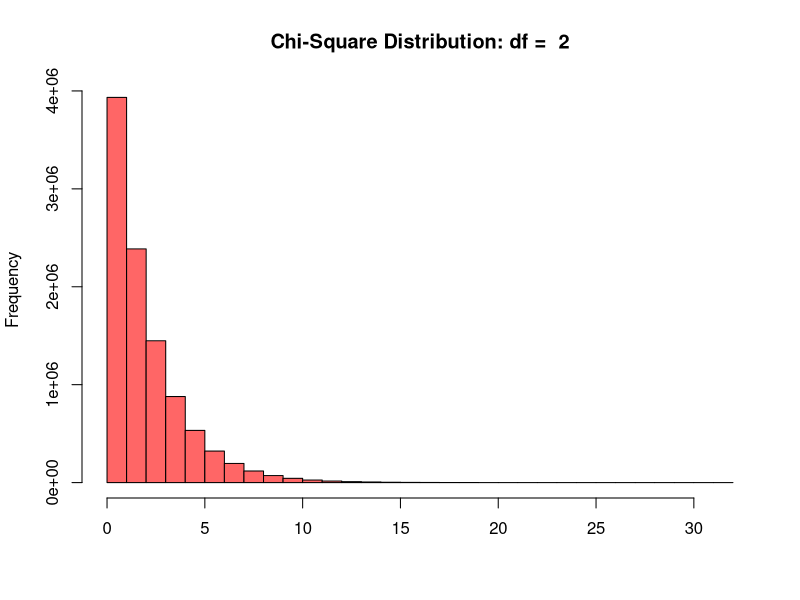

Source code (R): (Note: a time limit stopped this script after it produced the figure.)
## ---- chunk 1
population = 10000000 # population size
simulations = 10000
sample_size = 50
df = 2
## ---- chunk 2
chi_sqr_dist = rchisq(population, df)
chi_sqr_dist

hist(chi_sqr_dist, col = c("#ff6666"), xlab = NULL, main = paste("Chi-Square Distribution: df = ", df))
mean(chi_sqr_dist)
sd(chi_sqr_dist)
## ---- chunk 3
xbar_holder1 = numeric(simulations) # This will hold all the sample means for the first distribution.
## ---- chunk 4
for (i in 1:simulations)
{
  sample1 = sample(chi_sqr_dist,sample_size)
  xbar1 = mean(sample1)
  xbar_holder1[i] = xbar1
}
## ---- chunk 5
hist(xbar_holder1, col = c("#ff9966"), main = paste("Distribution of the sample mean: n = ", sample_size), xlab = "Dist Sample Means", xlim = c(-4,4))
## ---- chunk 6
mean(xbar_holder1)
sd(xbar_holder1)
## ---- chunk 7
ages = c(25,19,37,29,40,28,31)
n = length(ages)
alpha = .05
## ---- chunk 8
ho = 21
## ---- chunk 9
critval = qt(alpha, n-1, lower.tail = FALSE)
critval
## ---- chunk 10
ttest = t.test(ages, mu = ho, alt = "two.sided", conf= 1 - alpha)
tstat = ttest$statistic
tstat
## ---- chunk 11
pval = ttest$p.value
pval
## ---- chunk 12
ttest
